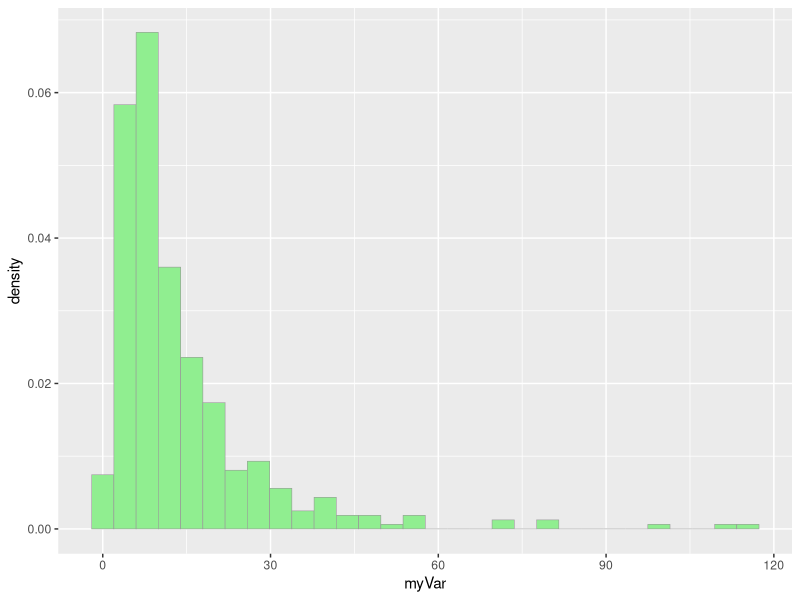
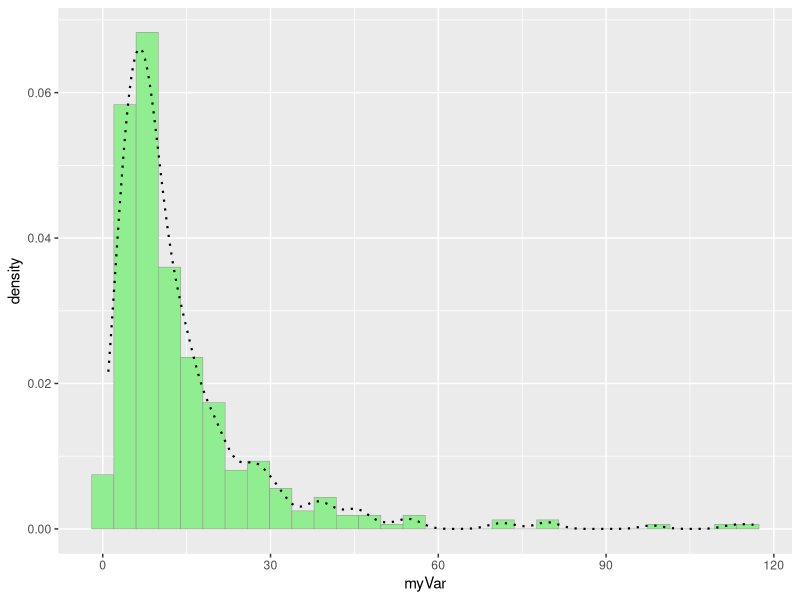
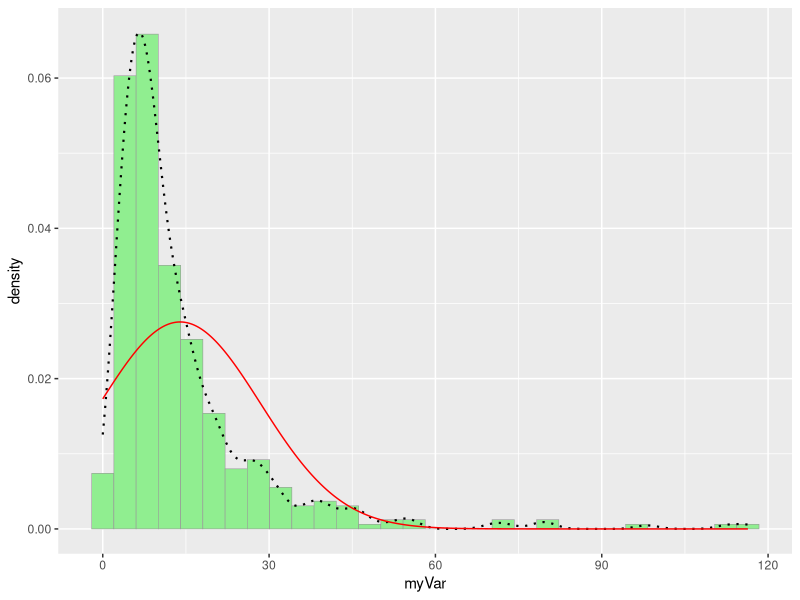
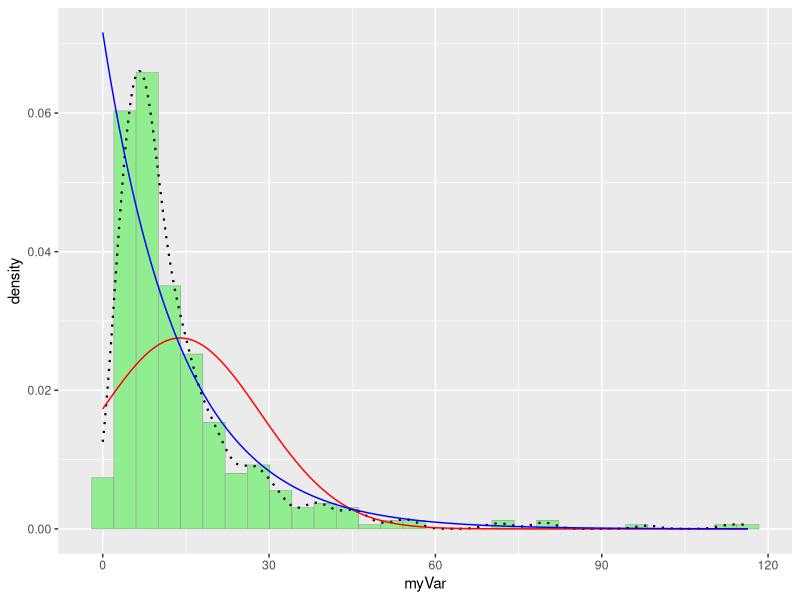
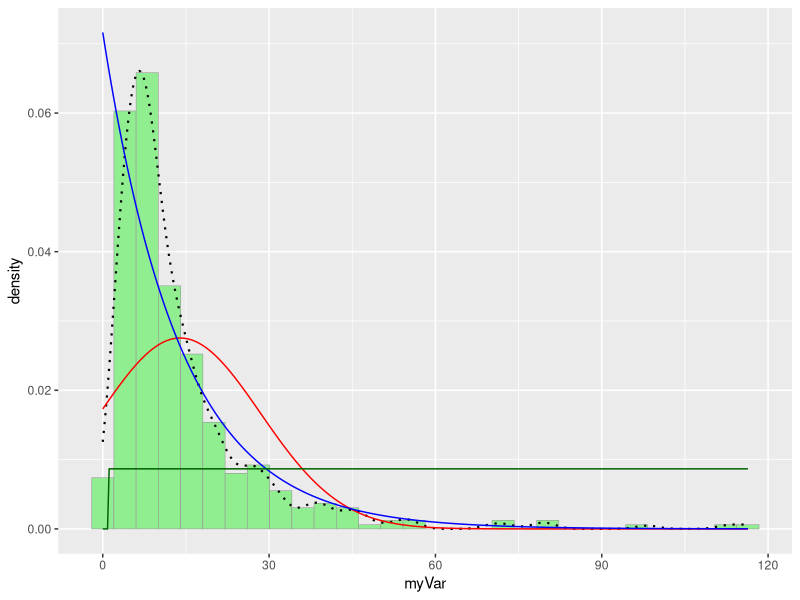
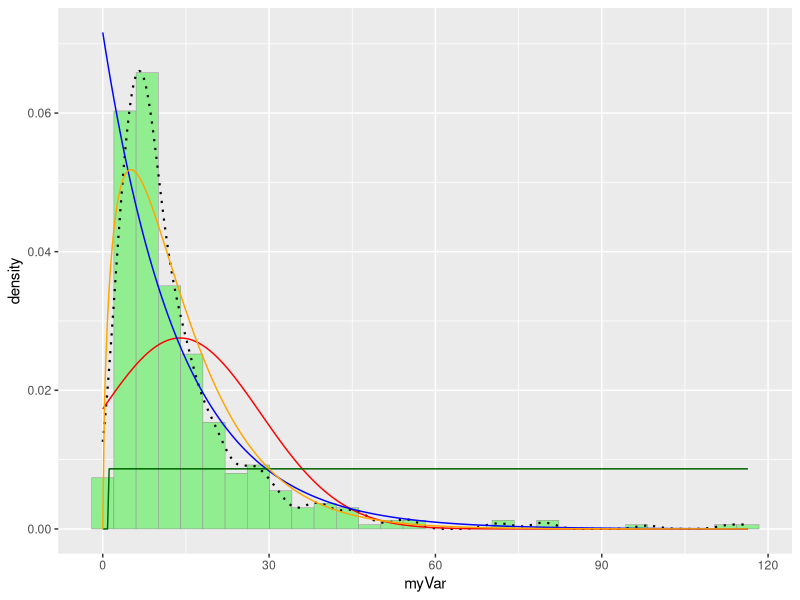
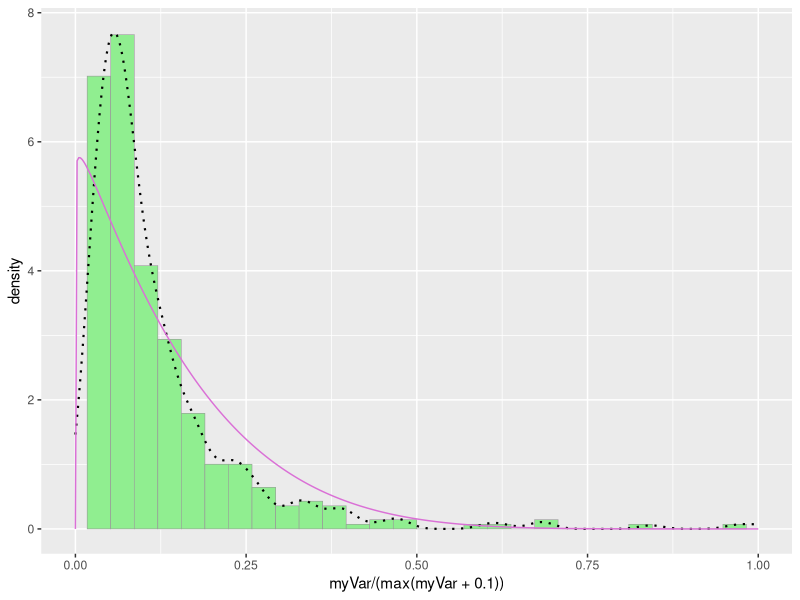
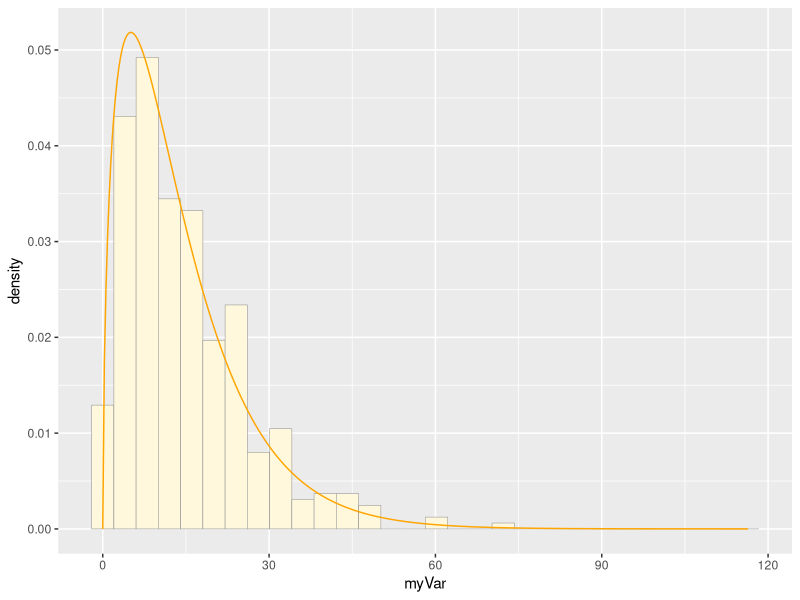

These charts were generated, in order, by the following R code:
## ---- chunk 1
library(ggplot2) # for graphics
library(MASS) # for maximum likelihood estimation
## ---- chunk 2
# quick and dirty, a truncated normal distribution to work on the solution set
#z <- rnorm(n=3000,mean=0.2)
#z <- data.frame(1:3000,z)
#names(z) <- list("ID","myVar")
## ---- chunk 3
# reading in my dataset
chl <- read.table("MB50_Chl.csv",
                  header=TRUE,sep=",",stringsAsFactors=FALSE)
# simple fix of renaming Chl to myVar to match rest of code
chl$myVar <- chl$CHL
# re-naming chl to z to match code (and omitting NAs)
z <- na.omit(chl)
str(z)
summary(z$myVar)

## ---- chunk 4
# first is to make a histogram of my data
# made the color lightgreen because it's chlorophyll data!
p1 <- ggplot(data=z, aes(x=myVar, y=..density..)) +
  geom_histogram(color="grey60",fill="lightgreen",size=0.2) 
print(p1)
## ---- chunk 5
# now adding in a density curve that simply smooths out the shape of the histogram
p1 <-  p1 +  geom_density(linetype="dotted",size=0.75)
print(p1)
## ---- chunk 6
# now I am fitting a normal distribution line to my data to compare
# creating a list with the normal parameters (if this was a normal distribuion, this gives the mean and sd)
normPars <- fitdistr(z$myVar,"normal")
# when you print it out it just gives you the estimates for mean and sd (even though the fitdistr function gives other info like vcov,n,and loglik)
print(normPars)
str(normPars)
# here I'm just getting the mean value 
normPars$estimate["mean"] # note structure of getting a named attribute

## ---- chunk 7
# assigning variable meanML (max likelihood mean) and sdML (max likelihood sd)
meanML <- normPars$estimate["mean"]
sdML <- normPars$estimate["sd"]

# find out how many values there are to know how many x values in the graph
xval <- seq(0,max(z$myVar),len=length(z$myVar))

# stat is creating the plot using stat_function, we give the function the x values, and n = the length of myVar, args are the meanML and sdML
stat <- stat_function(aes(x = xval, y = ..y..), fun = dnorm, colour="red", n = length(z$myVar), args = list(mean = meanML, sd = sdML))
p1 + stat
## ---- chunk 8
# doing a similar process to add a curve in for the exponential distribution
# the output is the same as when we looked at the normal distribution because it is the same function, fitdistr
expoPars <- fitdistr(z$myVar,"exponential")
# the important value out of this function is the rate (whereas it was mean before)
rateML <- expoPars$estimate["rate"]

# now we add the exponential line to the graph except this time the arg is the ratemL 
stat2 <- stat_function(aes(x = xval, y = ..y..), fun = dexp, colour="blue", n = length(z$myVar), args = list(rate=rateML))
p1 + stat + stat2
## ---- chunk 9
# fitting a uniform distribution to the data, don't need fitdistr because just need the max and min of the data (so min and max are the only necessary args)
stat3 <- stat_function(aes(x = xval, y = ..y..), fun = dunif, colour="darkgreen", n = length(z$myVar), args = list(min=min(z$myVar), max=max(z$myVar)))
 p1 + stat + stat2 + stat3
## ---- chunk 10
# to fit the gamma distribution we will again use the fitdistr function
# this time we are interested in the max likely shape and max likely rate values 
gammaPars <- fitdistr(z$myVar,"gamma")
shapeML <- gammaPars$estimate["shape"]
rateML <- gammaPars$estimate["rate"]

stat4 <- stat_function(aes(x = xval, y = ..y..), fun = dgamma, colour="orange", n = length(z$myVar), args = list(shape=shapeML, rate=rateML))
 p1 + stat + stat2 + stat3 + stat4
## ---- chunk 11
# beta is different from the others because the limits are from 0 to 1
# here we are creating a separate plot with these limits and only the histogram and geom_density line (other lines don't work because they're not from 0 to 1)
pSpecial <- ggplot(data=z, aes(x=myVar/(max(myVar + 0.1)), y=..density..)) +
  geom_histogram(color="grey60",fill="lightgreen",size=0.2) + 
  xlim(c(0,1)) +
  geom_density(size=0.75,linetype="dotted")

# creating list with the important beta parameters using fitdistr
betaPars <- fitdistr(x=z$myVar/max(z$myVar + 0.1),start=list(shape1=1,shape2=2),"beta")
# the params we are interested in are the max likely shape1 and max likely shape2
shape1ML <- betaPars$estimate["shape1"]
shape2ML <- betaPars$estimate["shape2"]

# now creating a special plot with the beta distribution 
statSpecial <- stat_function(aes(x = xval, y = ..y..), fun = dbeta, colour="orchid", n = length(z$myVar), args = list(shape1=shape1ML,shape2=shape2ML))
pSpecial + statSpecial
## ---- chunk 12
normPars$loglik
expoPars$loglik
gammaPars$loglik
# see which distr. "wins"!
## ---- chunk 13
# simulating new chl data using max likelihood parameters from the original dataset 
zSim <- rgamma(shape = gammaPars$estimate[1], 
             rate = gammaPars$estimate[2], 
             n = gammaPars$n)

# need to create a data frame from the simulated data
zSim <- data.frame(1:gammaPars$n,zSim)
# renaming the columns in zSim
names(zSim) <- list("ID","myVar")
# cleaning up the data just to be sure 
zSim <- zSim[zSim$myVar>0,]

# now creating the histogram with my simulated data, using cornsilk color so can differentiate between simulated and real data
pSim <- ggplot(data=zSim, aes(x=myVar, y=..density..)) +
  geom_histogram(color="grey60",fill="cornsilk",size=0.2) 
# creating a histogram with the original data in the lightgreen color (without the smooth density line)
pZ <- ggplot(data=z, aes(x=myVar, y=..density..)) +
  geom_histogram(color="grey60",fill="lightgreen",size=0.2)
pSim + stat4
pZ + stat4

## ---- chunk 14
# reading in my dataset
chl <- read.table("StAB40_Chl.csv",
                  header=TRUE,sep=",",stringsAsFactors=FALSE)
# simple fix of renaming Chl to myVar to match rest of code
chl$myVar <- chl$CHL
# re-naming chl to z to match code (and omitting NAs)
z <- na.omit(chl)
str(z)
summary(z$myVar)

## ---- chunk 15
# only dif is changing the color to light blue to signify Saint Albans 
p1 <- ggplot(data=z, aes(x=myVar, y=..density..)) +
  geom_histogram(color="grey60",fill="lightblue",size=0.2) 
print(p1)
## ---- chunk 16
# now adding in a density curve that simply smooths out the shape of the histogram
p1 <-  p1 +  geom_density(linetype="dotted",size=0.75)
print(p1)
## ---- chunk 17
# now I am fitting a normal distribution line to my data to compare
# creating a list with the normal parameters (if this was a normal distribuion, this gives the mean and sd)
normPars <- fitdistr(z$myVar,"normal")
# when you print it out it just gives you the estimates for mean and sd (even though the fitdistr function gives other info like vcov,n,and loglik)
print(normPars)
str(normPars)
# here I'm just getting the mean value 
normPars$estimate["mean"] # note structure of getting a named attribute

## ---- chunk 18
# assigning variable meanML (max likelihood mean) and sdML (max likelihood sd)
meanML <- normPars$estimate["mean"]
sdML <- normPars$estimate["sd"]

# find out how many values there are to know how many x values in the graph
xval <- seq(0,max(z$myVar),len=length(z$myVar))

# stat is creating the plot using stat_function, we give the function the x values, and n = the length of myVar, args are the meanML and sdML
stat <- stat_function(aes(x = xval, y = ..y..), fun = dnorm, colour="red", n = length(z$myVar), args = list(mean = meanML, sd = sdML))
p1 + stat
## ---- chunk 19
# doing a similar process to add a curve in for the exponential distribution
# the output is the same as when we looked at the normal distribution because it is the same function, fitdistr
expoPars <- fitdistr(z$myVar,"exponential")
# the important value out of this function is the rate (whereas it was mean before)
rateML <- expoPars$estimate["rate"]

# now we add the exponential line to the graph except this time the arg is the ratemL 
stat2 <- stat_function(aes(x = xval, y = ..y..), fun = dexp, colour="blue", n = length(z$myVar), args = list(rate=rateML))
p1 + stat + stat2
## ---- chunk 20
# fitting a uniform distribution to the data, don't need fitdistr because just need the max and min of the data (so min and max are the only necessary args)
stat3 <- stat_function(aes(x = xval, y = ..y..), fun = dunif, colour="darkgreen", n = length(z$myVar), args = list(min=min(z$myVar), max=max(z$myVar)))
 p1 + stat + stat2 + stat3
## ---- chunk 21
# to fit the gamma distribution we will again use the fitdistr function
# this time we are interested in the max likely shape and max likely rate values 
gammaPars <- fitdistr(z$myVar,"gamma")
shapeML <- gammaPars$estimate["shape"]
rateML <- gammaPars$estimate["rate"]

stat4 <- stat_function(aes(x = xval, y = ..y..), fun = dgamma, colour="orange", n = length(z$myVar), args = list(shape=shapeML, rate=rateML))
 p1 + stat + stat2 + stat3 + stat4
# Notes: eyeballing it it looks like my data fits a gamma distribution most closely
## ---- chunk 22
# beta is different from the others because the limits are from 0 to 1
# here we are creating a separate plot with these limits and only the histogram and geom_density line (other lines don't work because they're not from 0 to 1)
pSpecial <- ggplot(data=z, aes(x=myVar/(max(myVar + 0.1)), y=..density..)) +
  geom_histogram(color="grey60",fill="lightblue",size=0.2) + 
  xlim(c(0,1)) +
  geom_density(size=0.75,linetype="dotted")

# creating list with the important beta parameters using fitdistr
betaPars <- fitdistr(x=z$myVar/max(z$myVar + 0.1),start=list(shape1=1,shape2=2),"beta")
# the params we are interested in are the max likely shape1 and max likely shape2
shape1ML <- betaPars$estimate["shape1"]
shape2ML <- betaPars$estimate["shape2"]

# now creating a special plot with the beta distribution 
statSpecial <- stat_function(aes(x = xval, y = ..y..), fun = dbeta, colour="orchid", n = length(z$myVar), args = list(shape1=shape1ML,shape2=shape2ML))
pSpecial + statSpecial
## ---- chunk 23
normPars$loglik
expoPars$loglik
gammaPars$loglik
# see which distr. "win"!
# the highest (well, least negative loglik value) for the Saint Albans data is also a gamma distribution, which matches my conclusion based on just eye-balling the graphs
## ---- chunk 24
# simulating new chl data using max likelihood parameters from the original dataset 
zSim <- rgamma(shape = gammaPars$estimate[1], 
             rate = gammaPars$estimate[2], 
             n = gammaPars$n)

# need to create a data frame from the simulated data
zSim <- data.frame(1:gammaPars$n,zSim)
# renaming the columns in zSim
names(zSim) <- list("ID","myVar")
# cleaning up the data just to be sure 
zSim <- zSim[zSim$myVar>0,]

# now creating the histogram with my simulated data, using cornsilk color so can differentiate between simulated and real data
pSim <- ggplot(data=zSim, aes(x=myVar, y=..density..)) +
  geom_histogram(color="grey60",fill="cornsilk",size=0.2) 
# creating a histogram with the original data in the lightgreen color (without the smooth density line)
pZ <- ggplot(data=z, aes(x=myVar, y=..density..)) +
  geom_histogram(color="grey60",fill="lightblue",size=0.2)
pSim + stat4
pZ + stat4

